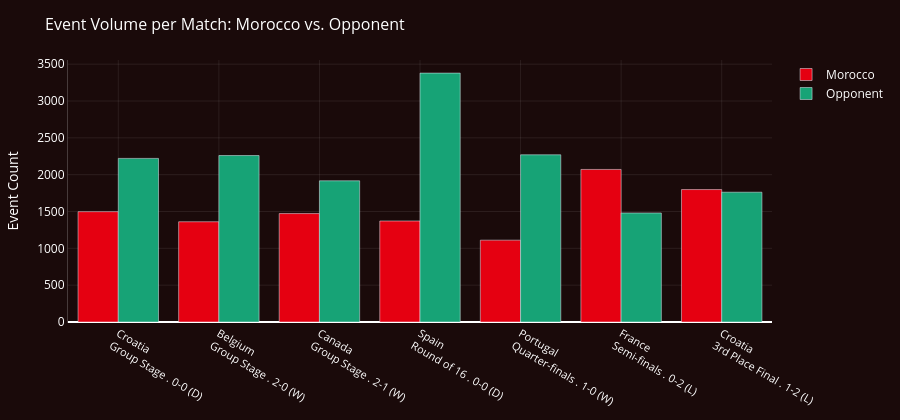

Notebook code cell kept with this figure:
### Code cell
# Plotly visualization: Morocco vs. Opponent event counts per match
# [Plotly / interactive] - grouped bar chart, FRMF palette

ecpm = events_counts_per_match.copy()
#Build x-axis labels from the existing events_counts_per_match df
ecpm["match_label"] = (
    ecpm['opponent'] + '<br>'
    + ecpm['competition_stage'] + ' . '
    + ecpm['morocco_score'].astype(str)
    + '-'
    + ecpm['opponent_score'].astype(str)
    + ' (' + ecpm['result'] + ')'
)

# Build viz
fig = go.Figure()

fig.add_trace(go.Bar(
    name='Morocco',
    x=ecpm['match_label'],
    y=ecpm['morocco_events'],
    marker_color=MOROCCO_RED,
    hovertemplate='<b>Morocco</b><br>Events: %{y:,}<extra></extra>',
))

fig.add_trace(go.Bar(
    name='Opponent',
    x=ecpm['match_label'],
    y=ecpm['opponent_events'],
    marker_color=MOROCCO_GREEN,
    customdata=ecpm['opponent'],
    hovertemplate='<b>%{customdata}</b><br>Events: %{y:,}<extra></extra>',
))

fig.update_layout(
    barmode = 'group',
    title=dict(
        text='Event Volume per Match: Morocco vs. Opponent',
        font=dict(color=MOROCCO_WHITE, size=16)
    ),
    paper_bgcolor=MOROCCO_DARK,
    plot_bgcolor=MOROCCO_DARK,
    font=dict(color=MOROCCO_WHITE),
    legend=dict(
        bgcolor='rgba(0,0,0,0)',
        font=dict(color=MOROCCO_WHITE)
    ),
    xaxis=dict(
        tickfont=dict(size=11, color=MOROCCO_WHITE),
        gridcolor='rgba(255,255,255,0.08)',
        linecolor='rgba(255,255,255,0.2)'
    ),
    yaxis=dict(
        title=dict(
            text='Event Count',
            font=dict(color=MOROCCO_WHITE)
        ),
        gridcolor='rgba(255,255,255,0.08)',
        linecolor='rgba(255,255,255,0.2)',
    ),
    margin=dict(t=60, b=20, l=60, r=20),
    height=420
)

fig.show()

### Figure 1 — Plotly figure (JSON) as saved in the notebook; plotly's stock layout.template omitted (floating-point values rounded to 4 significant figures)
{"data": [{"hovertemplate": "<b>Morocco</b><br>Events: %{y:,}<extra></extra>", "marker": {"color": "#E50011"}, "name": "Morocco", "type": "bar", "x": ["Croatia<br>Group Stage . 0-0 (D)", "Belgium<br>Group Stage . 2-0 (W)", "Canada<br>Group Stage . 2-1 (W)", "Spain<br>Round of 16 . 0-0 (D)", "Portugal<br>Quarter-finals . 1-0 (W)", "France<br>Semi-finals . 0-2 (L)", "Croatia<br>3rd Place Final . 1-2 (L)"], "y": [1498, 1361, 1472, 1371, 1111, 2071, 1798]}, {"customdata": ["Croatia", "Belgium", "Canada", "Spain", "Portugal", "France", "Croatia"], "hovertemplate": "<b>%{customdata}</b><br>Events: %{y:,}<extra></extra>", "marker": {"color": "#17A376"}, "name": "Opponent", "type": "bar", "x": ["Croatia<br>Group Stage . 0-0 (D)", "Belgium<br>Group Stage . 2-0 (W)", "Canada<br>Group Stage . 2-1 (W)", "Spain<br>Round of 16 . 0-0 (D)", "Portugal<br>Quarter-finals . 1-0 (W)", "France<br>Semi-finals . 0-2 (L)", "Croatia<br>3rd Place Final . 1-2 (L)"], "y": [2221, 2260, 1917, 3379, 2270, 1480, 1762]}], "layout": {"barmode": "group", "font": {"color": "#FFFFFF"}, "height": 420, "legend": {"bgcolor": "rgba(0,0,0,0)", "font": {"color": "#FFFFFF"}}, "margin": {"b": 20, "l": 60, "r": 20, "t": 60}, "paper_bgcolor": "#1a0a0a", "plot_bgcolor": "#1a0a0a", "title": {"font": {"color": "#FFFFFF", "size": 16}, "text": "Event Volume per Match: Morocco vs. Opponent"}, "xaxis": {"gridcolor": "rgba(255,255,255,0.08)", "linecolor": "rgba(255,255,255,0.2)", "tickfont": {"color": "#FFFFFF", "size": 11}}, "yaxis": {"gridcolor": "rgba(255,255,255,0.08)", "linecolor": "rgba(255,255,255,0.2)", "title": {"font": {"color": "#FFFFFF"}, "text": "Event Count"}}}}
